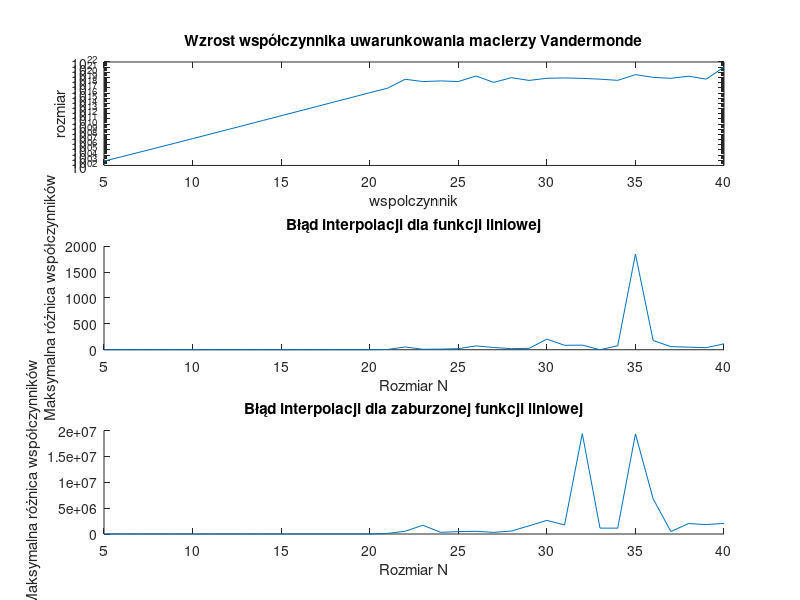

Recreate this plot in MATLAB.
function [matrix_condition_numbers, max_coefficients_difference_1, max_coefficients_difference_2] = zadanie3()
% Zwracane są trzy wektory wierszowe:
% matrix_condition_numbers - współczynniki uwarunkowania badanych macierzy Vandermonde
% max_coefficients_difference_1 - maksymalna różnica między referencyjnymi a obliczonymi współczynnikami wielomianu,
%       gdy b zawiera wartości funkcji liniowej
% max_coefficients_difference_2 - maksymalna różnica między referencyjnymi a obliczonymi współczynnikami wielomianu,
%       gdy b zawiera zaburzone wartości funkcji liniowej

N = 5:40;
%% chart 1
matrix_condition_numbers = zeros(1, length(N));
figure
subplot(3,1,1);
%hold on;

for i = 1:length(N)
    V = vandermonde_matrix(N(i));
    matrix_condition_numbers(i) = cond(V);
end
semilogy(N, matrix_condition_numbers, 'DisplayName', 'cond(V)');
title('Wzrost współczynnika uwarunkowania macierzy Vandermonde');
xlabel('wspolczynnik');
ylabel('rozmiar');
hold off;



%% chart 2
subplot(3,1,2);
title('Błąd interpolacji dla funkcji liniowej');
xlabel('Rozmiar N');
ylabel('Maksymalna różnica współczynników');
hold on;
a1 = randi([20,30]);
for i = 1:length(N)
    ni = N(i);
    V = vandermonde_matrix(ni);
    
    % Niech wektor b zawiera wartości funkcji liniowej
    b = linspace(0,a1,ni)';
    reference_coefficients = [ 0; a1; zeros(ni-2,1) ]; % tylko a1 jest niezerowy
    
    % Wyznacznie współczynników wielomianu interpolującego
    calculated_coefficients = V \ b;

    max_coefficients_difference_1(i) = max(abs(calculated_coefficients-reference_coefficients));
end
plot(N, max_coefficients_difference_1, '-');
hold off;

%% chart 3
subplot(3,1,3);
title('Błąd interpolacji dla zaburzonej funkcji liniowej');
xlabel('Rozmiar N');
ylabel('Maksymalna różnica współczynników');
hold on;

for i = 1:length(N)
    ni = N(i);
    V = vandermonde_matrix(ni);
    
    % Niech wektor b zawiera wartości funkcji liniowej nieznacznie zaburzone
    b = linspace(0,a1,ni)' + rand(ni,1)*1e-10;
    reference_coefficients = [ 0; a1; zeros(ni-2,1) ]; % tylko a1 jest niezerowy
    
    % Wyznacznie współczynników wielomianu interpolującego
    calculated_coefficients = V \ b;
    
    max_coefficients_difference_2(i) = max(abs(calculated_coefficients-reference_coefficients));
end
plot(N, max_coefficients_difference_2, '-');
hold off;
print('zadanie3','-dpng')
end


function V = vandermonde_matrix(N)
    x_coarse = linspace(0,1,N);

    V = zeros(N, N);
   
    for i = 1:N
        V(:, i) = x_coarse.^(i-1);
    end

end